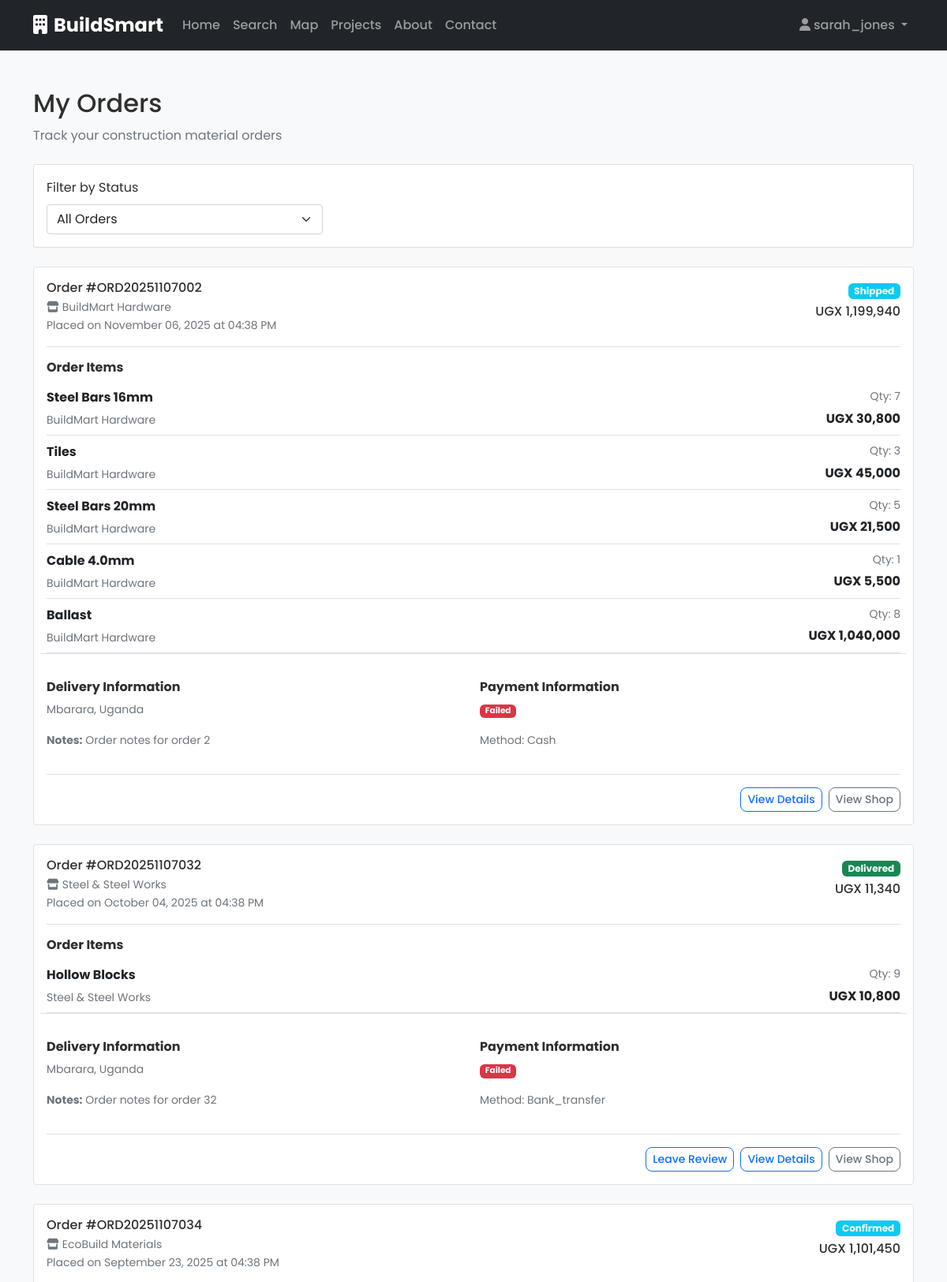
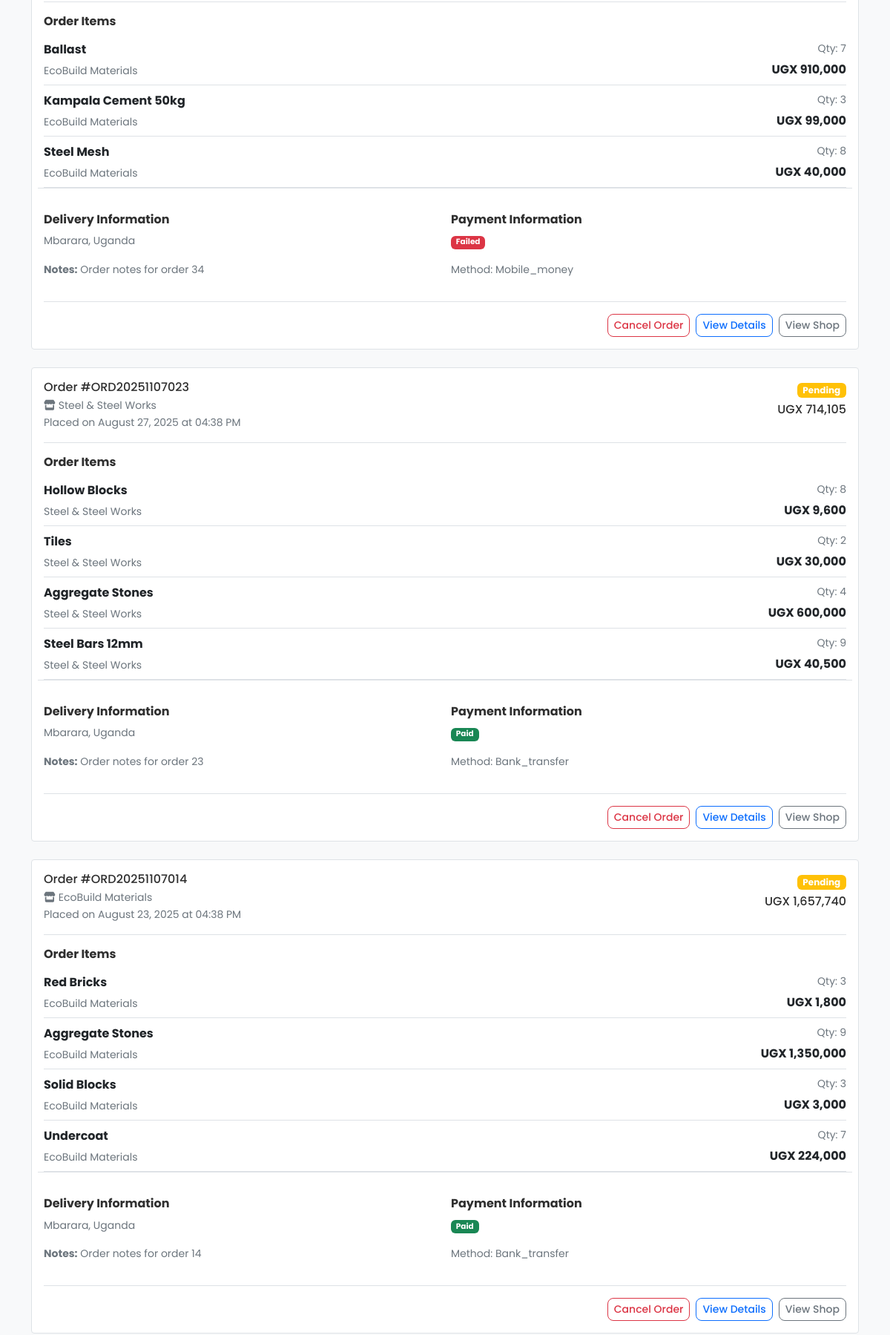
Page /user/orders (signed in, upper part) on the committed database (2 pictures, top to bottom).
### app/models/user.py (models this page shows, shortened)
class User(UserMixin, db.Model):
    __tablename__ = 'users'
    id = db.Column(db.Integer, primary_key=True)
    username = db.Column(db.String(80), unique=True, nullable=False)
    email = db.Column(db.String(120), unique=True, nullable=False)
    password_hash = db.Column(db.String(128), nullable=False)
    full_name = db.Column(db.String(100))
    phone = db.Column(db.String(20))
    address = db.Column(db.Text)
    latitude = db.Column(db.Float)
    longitude = db.Column(db.Float)
    user_type = db.Column(db.String(20), default='customer')  # customer, shop_owner, service_provider
    is_active = db.Column(db.Boolean, default=True)
    is_verified = db.Column(db.Boolean, default=False)
    email_verified = db.Column(db.Boolean, default=False, nullable=False)
    email_verified_at = db.Column(db.DateTime, nullable=True)
    two_factor_enabled = db.Column(db.Boolean, default=False, nullable=False)
    two_factor_secret = db.Column(db.String(32), nullable=True)  # TOTP secret key
    failed_login_attempts = db.Column(db.Integer, default=0, nullable=False)
    locked_until = db.Column(db.DateTime, nullable=True)  # Account lockout timestamp
    last_login = db.Column(db.DateTime, nullable=True)
    created_at = db.Column(db.DateTime, default=datetime.utcnow)
    updated_at = db.Column(db.DateTime, default=datetime.utcnow, onupdate=datetime.utcnow)
    shops = db.relationship('Shop', backref='owner', lazy=True)
    services = db.relationship('Service', backref='provider', lazy=True)
    orders = db.relationship('Order', backref='customer', lazy=True)
    recommendations = db.relationship('Recommendation', backref='user', lazy=True)
    def is_admin_user(self):
        return self.user_type == 'admin'

### app/models/order.py (models this page shows, shortened)
class Order(db.Model):
    __tablename__ = 'orders'
    id = db.Column(db.Integer, primary_key=True)
    order_number = db.Column(db.String(20), unique=True, nullable=False)
    status = db.Column(db.String(20), default='pending')  # pending, confirmed, processing, shipped, delivered, cancelled
    total_amount = db.Column(db.Numeric(10, 2), nullable=False)
    subtotal_amount = db.Column(db.Numeric(10, 2), nullable=True)  # Amount before tax and discount
    discount_amount = db.Column(db.Numeric(10, 2), default=0.00, nullable=False)
    tax_amount = db.Column(db.Numeric(10, 2), default=0.00, nullable=False)
    coupon_code = db.Column(db.String(50), nullable=True)  # Applied coupon code
    delivery_address = db.Column(db.Text)
    delivery_notes = db.Column(db.Text)
    payment_status = db.Column(db.String(20), default='pending')  # pending, paid, failed, refunded
    payment_method = db.Column(db.String(50))
    created_at = db.Column(db.DateTime, default=datetime.utcnow)
    updated_at = db.Column(db.DateTime, default=datetime.utcnow, onupdate=datetime.utcnow)
    customer_id = db.Column(db.Integer, db.ForeignKey('users.id'), nullable=False)
    shop_id = db.Column(db.Integer, db.ForeignKey('shops.id'), nullable=False)
    items = db.relationship('OrderItem', backref='order', lazy=True, cascade='all, delete-orphan')

class OrderItem(db.Model):
    __tablename__ = 'order_items'
    id = db.Column(db.Integer, primary_key=True)
    quantity = db.Column(db.Integer, nullable=False)
    unit_price = db.Column(db.Numeric(10, 2), nullable=False)
    total_price = db.Column(db.Numeric(10, 2), nullable=False)
    order_id = db.Column(db.Integer, db.ForeignKey('orders.id'), nullable=False)
    product_id = db.Column(db.Integer, db.ForeignKey('products.id'), nullable=False)

### app/models/shop.py (models this page shows, shortened)
class Shop(db.Model):
    __tablename__ = 'shops'
    id = db.Column(db.Integer, primary_key=True)
    name = db.Column(db.String(100), nullable=False)
    description = db.Column(db.Text)
    address = db.Column(db.Text, nullable=False)
    phone = db.Column(db.String(20))
    email = db.Column(db.String(120))
    latitude = db.Column(db.Float, nullable=False)
    longitude = db.Column(db.Float, nullable=False)
    rating = db.Column(db.Float, default=0.0)
    total_reviews = db.Column(db.Integer, default=0)
    is_verified = db.Column(db.Boolean, default=False)
    is_active = db.Column(db.Boolean, default=True)
    created_at = db.Column(db.DateTime, default=datetime.utcnow)
    updated_at = db.Column(db.DateTime, default=datetime.utcnow, onupdate=datetime.utcnow)
    owner_id = db.Column(db.Integer, db.ForeignKey('users.id'), nullable=False)
    products = db.relationship('Product', backref='shop', lazy=True)
    orders = db.relationship('Order', backref='shop', lazy=True)

### app/models/product.py (models this page shows, shortened)
class Product(db.Model):
    __tablename__ = 'products'
    id = db.Column(db.Integer, primary_key=True)
    name = db.Column(db.String(100), nullable=False)
    description = db.Column(db.Text)
    category = db.Column(db.String(50), nullable=True)  # Legacy field, kept for backward compatibility
    price = db.Column(db.Numeric(10, 2), nullable=False)
    unit = db.Column(db.String(20), nullable=False)  # e.g., 'kg', 'piece', 'bag', 'm2'
    quantity_available = db.Column(db.Integer, default=0)
    min_order_quantity = db.Column(db.Integer, default=1)
    is_available = db.Column(db.Boolean, default=True)
    image_url = db.Column(db.String(255))
    brand = db.Column(db.String(50))  # Product brand/manufacturer
    specifications = db.Column(db.JSON)  # Store additional specs as JSON
    created_at = db.Column(db.DateTime, default=datetime.utcnow)
    updated_at = db.Column(db.DateTime, default=datetime.utcnow, onupdate=datetime.utcnow)
    shop_id = db.Column(db.Integer, db.ForeignKey('shops.id'), nullable=False)
    category_id = db.Column(db.Integer, db.ForeignKey('categories.id'), nullable=True)
    order_items = db.relationship('OrderItem', backref='product', lazy=True)
    reviews = db.relationship('Review', backref='product', lazy=True)
    category_model = db.relationship('Category', backref='products', lazy=True)

### app/blueprints/user/routes.py (the view)
@user_bp.route('/orders')
@login_required
def orders():
    from sqlalchemy.orm import joinedload
    page = request.args.get('page', 1, type=int)
    status_filter = request.args.get('status', '')
    query = Order.query.options(joinedload(Order.shop)).filter_by(customer_id=current_user.id)
    if status_filter:
        query = query.filter_by(status=status_filter)
    orders = query.order_by(Order.created_at.desc())\
                  .paginate(page=page, per_page=10, error_out=False)
    return render_template('user/orders.html',
                         orders=orders,
                         status_filter=status_filter)

### app/templates/user/orders.html (shortened to what this page needs)
{% extends "base.html" %}
{% block content %}
<div class="container py-5">
    <div class="mb-4">
        <h1 class="h2">My Orders</h1>
        <p class="text-muted">Track your construction material orders</p>
    </div>
    <div class="card mb-4">
        <div class="card-body">
            <form method="GET" action="{{ url_for('user.orders') }}" class="row g-3 align-items-end">
                <div class="col-md-4">
                    <label for="status_filter" class="form-label">Filter by Status</label>
                    <select class="form-select" name="status" id="status_filter" onchange="this.form.submit()">
                        <option value="">All Orders</option>
                    </select>
                </div>
            </form>
        </div>
    </div>
    {% if orders.items %}
    <div class="row g-4 mb-4">
        {% for order in orders.items %}
        <div class="col-12">
            <div class="card border">
                <div class="card-body">
                    <div class="d-flex justify-content-between align-items-start mb-3">
                        <div>
                            <h3 class="h6 mb-1">Order #{{ order.order_number }}</h3>
                            {% if order.shop %}
                            <p class="text-muted small mb-0">
                                <i class="fas fa-store me-1"></i>{{ order.shop.name }}
                            </p>
                            {% endif %}
                            <p class="text-muted small mb-0">Placed on {{ order.created_at.strftime('%B %d, %Y at %I:%M %p') }}</p>
                        </div>
                        <div class="text-end">
                            <span class="badge bg-{{ 'success' if order.status == 'delivered' else 'warning' if order.status == 'pending' else 'danger' if order.status == 'cancelled' else 'info' }}">
                                {{ order.status|title }}
                            </span>
                            <p class="h6 mb-0 mt-1">UGX {{ "{:,.0f}".format(order.total_amount) }}</p>
                        </div>
                    </div>
                    <div class="border-top pt-3 mb-3">
                        <h6 class="fw-bold mb-2">Order Items</h6>
                        <div class="list-group list-group-flush">
                            {% for item in order.items %}
                            <div class="list-group-item px-0 d-flex justify-content-between align-items-center border-bottom">
                                <div class="flex-grow-1">
                                    <p class="fw-bold mb-1">{{ item.product.name }}</p>
                                    <p class="text-muted small mb-0">{{ item.product.shop.name }}</p>
                                </div>
                                <div class="text-end">
                                    <p class="text-muted small mb-1">Qty: {{ item.quantity }}</p>
                                    <p class="fw-bold mb-0">UGX {{ "{:,.0f}".format(item.total_price) }}</p>
                                </div>
                            </div>
                            {% endfor %}
                        </div>
                    </div>
                    <div class="row g-3 border-top pt-3">
                        <div class="col-md-6">
                            <h6 class="fw-bold mb-2">Delivery Information</h6>
                            {% if order.delivery_address %}
                            <p class="text-muted small">{{ order.delivery_address }}</p>
                            {% else %}
                            <p class="text-muted small fst-italic">No delivery address specified</p>
                            {% endif %}
                            {% if order.delivery_notes %}
                            <p class="text-muted small mt-1"><strong>Notes:</strong> {{ order.delivery_notes }}</p>
                            {% endif %}
                        </div>
                        <div class="col-md-6">
                            <h6 class="fw-bold mb-2">Payment Information</h6>
                            <p class="text-muted small">
                                <span class="badge bg-{{ 'success' if order.payment_status == 'paid' else 'warning' if order.payment_status == 'pending' else 'danger' if order.payment_status == 'failed' else 'secondary' }}">
                                    {{ order.payment_status|title }}
                                </span>
                            </p>
                            {% if order.payment_method %}
                            <p class="text-muted small mt-1">Method: {{ order.payment_method|title }}</p>
                            {% endif %}
                        </div>
                    </div>
                    <div class="d-flex justify-content-end border-top pt-3 mt-3">
                        {% if order.status == 'pending' or order.status == 'confirmed' %}
                        <button class="btn btn-sm btn-outline-danger me-2" onclick="cancelOrder({{ order.id }})">Cancel Order</button>
                        {% endif %}
                        {% if order.status == 'delivered' %}
                        <button class="btn btn-sm btn-outline-primary me-2" onclick="reviewOrder({{ order.id }})">Leave Review</button>
                        {% endif %}
                        <a href="{{ url_for('user.order_detail', order_id=order.id) }}" class="btn btn-sm btn-outline-primary me-2">View Details</a>
                        <a href="{{ url_for('shop.shop_detail', shop_id=order.shop_id) if order.shop_id else '#' }}" class="btn btn-sm btn-outline-secondary">View Shop</a>
                    </div>
                </div>
            </div>
        </div>
        {% endfor %}
    </div>
    {% endif %}
</div>
{% endblock %}

### app/templates/components/navbar.html (shortened to what this page needs)
<nav class="navbar navbar-expand-lg navbar-dark bg-dark">
    <div class="container">
        <a class="navbar-brand fw-bold" href="{{ url_for('main.index') }}">
            <i class="fas fa-building me-2"></i>BuildSmart
        </a>
        <div class="collapse navbar-collapse" id="navbarNav">
            <ul class="navbar-nav me-auto">
                <li class="nav-item">
                    <a class="nav-link" href="{{ url_for('main.index') }}">Home</a>
                </li>
                <li class="nav-item">
                    <a class="nav-link" href="{{ url_for('main.search') }}">Search</a>
                </li>
                <li class="nav-item">
                    <a class="nav-link" href="{{ url_for('main.map_view') }}">Map</a>
                </li>
                <li class="nav-item">
                    <a class="nav-link" href="{{ url_for('main.projects') }}">Projects</a>
                </li>
                <li class="nav-item">
                    <a class="nav-link" href="{{ url_for('main.about') }}">About</a>
                </li>
                <li class="nav-item">
                    <a class="nav-link" href="{{ url_for('main.contact') }}">Contact</a>
                </li>
            </ul>
            <ul class="navbar-nav">
                {% if current_user.is_authenticated %}
                    <li class="nav-item dropdown">
                        <a class="nav-link dropdown-toggle" href="#" id="navbarDropdown" role="button" data-bs-toggle="dropdown">
                            <i class="fas fa-user me-1"></i>{{ current_user.username }}
                        </a>
                    </li>
                {% endif %}
            </ul>
        </div>
    </div>
</nav>

### app/static/css/custom.css (style rules this page uses)
:root { --primary-yellow: #FFB703; --accent-orange: #FB8500; --charcoal-gray: #2F2F2F; --bg-light: #F8F9FA; --primary-color: var(--primary-yellow); --secondary-color: #6c757d; --success-color: #198754; --warning-color: #ffc107; --danger-color: #dc3545; --light-color: var(--bg-light); --dark-color: var(--charcoal-gray); }
body { font-family: 'Poppins', -apple-system, BlinkMacSystemFont, 'Segoe UI', Roboto, Inter, 'Helvetica Neue', Arial, sans-serif; line-height: 1.6; color: var(--dark-color); background-color: var(--light-color); }
.card { transition: transform 0.2s ease-in-out, box-shadow 0.2s ease-in-out; }
.btn { border-radius: 8px; font-weight: 500; transition: all 0.2s ease-in-out; }
.navbar-brand { font-size: 1.5rem; font-weight: bold; }
.navbar-nav .nav-link { font-weight: 500; transition: color 0.2s ease-in-out; }
.badge { border-radius: 6px; }

### rows in the picture
User: username "sarah_jones"
Order: order_number "ORD20251107002", shop.name "BuildMart Hardware", created_at "November 06, 2025 at 04:38 PM", status "Shipped", total_amount "1,199,940", delivery_address "Mbarara, Uganda", delivery_notes "Order notes for order 2", payment_status "Failed", payment_method "Cash"
OrderItem: product.name "Steel Bars 16mm", product.shop.name "BuildMart Hardware", quantity "7", total_price "30,800"
OrderItem: product.name "Tiles", product.shop.name "BuildMart Hardware", quantity "3", total_price "45,000"
OrderItem: product.name "Steel Bars 20mm", product.shop.name "BuildMart Hardware", quantity "5", total_price "21,500"
OrderItem: product.name "Cable 4.0mm", product.shop.name "BuildMart Hardware", quantity "1", total_price "5,500"
OrderItem: product.name "Ballast", product.shop.name "BuildMart Hardware", quantity "8", total_price "1,040,000"
Order: order_number "ORD20251107032", shop.name "Steel & Steel Works", created_at "October 04, 2025 at 04:38 PM", status "Delivered", total_amount "11,340", delivery_address "Mbarara, Uganda", delivery_notes "Order notes for order 32", payment_status "Failed", payment_method "Bank_transfer"
OrderItem: product.name "Hollow Blocks", product.shop.name "Steel & Steel Works", quantity "9", total_price "10,800"
Order: order_number "ORD20251107034", shop.name "EcoBuild Materials", created_at "September 23, 2025 at 04:38 PM", status "Confirmed", total_amount "1,101,450", delivery_address "Mbarara, Uganda", delivery_notes "Order notes for order 34", payment_status "Failed", payment_method "Mobile_money"
OrderItem: product.name "Ballast", product.shop.name "EcoBuild Materials", quantity "7", total_price "910,000"
OrderItem: product.name "Kampala Cement 50kg", product.shop.name "EcoBuild Materials", quantity "3", total_price "99,000"
OrderItem: product.name "Steel Mesh", product.shop.name "EcoBuild Materials", quantity "8", total_price "40,000"
Order: order_number "ORD20251107023", shop.name "Steel & Steel Works", created_at "August 27, 2025 at 04:38 PM", status "Pending", total_amount "714,105", delivery_address "Mbarara, Uganda", delivery_notes "Order notes for order 23", payment_status "Paid", payment_method "Bank_transfer"
OrderItem: product.name "Hollow Blocks", product.shop.name "Steel & Steel Works", quantity "8", total_price "9,600"
OrderItem: product.name "Tiles", product.shop.name "Steel & Steel Works", quantity "2", total_price "30,000"
OrderItem: product.name "Aggregate Stones", product.shop.name "Steel & Steel Works", quantity "4", total_price "600,000"
OrderItem: product.name "Steel Bars 12mm", product.shop.name "Steel & Steel Works", quantity "9", total_price "40,500"
Order: order_number "ORD20251107014", shop.name "EcoBuild Materials", created_at "August 23, 2025 at 04:38 PM", status "Pending", total_amount "1,657,740", delivery_address "Mbarara, Uganda", delivery_notes "Order notes for order 14", payment_status "Paid", payment_method "Bank_transfer"
OrderItem: product.name "Red Bricks", product.shop.name "EcoBuild Materials", quantity "3", total_price "1,800"
OrderItem: product.name "Aggregate Stones", product.shop.name "EcoBuild Materials", quantity "9", total_price "1,350,000"
OrderItem: product.name "Solid Blocks", product.shop.name "EcoBuild Materials", quantity "3", total_price "3,000"
OrderItem: product.name "Undercoat", product.shop.name "EcoBuild Materials", quantity "7", total_price "224,000"
